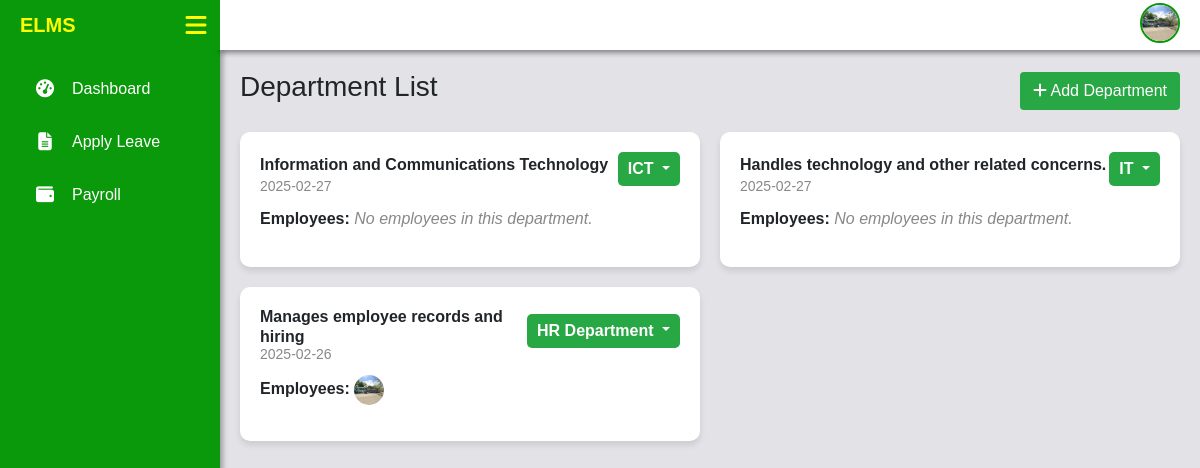
Page /admin/departments.php (signed in) on the committed database.
### tables this page shows
CREATE TABLE `users` (
  `user_id` int(11) NOT NULL,
  `first_name` varchar(50) NOT NULL,
  `middle_name` varchar(50) DEFAULT NULL,
  `last_name` varchar(50) NOT NULL,
  `email` varchar(100) NOT NULL,
  `password` varchar(255) NOT NULL,
  `role` enum('Admin','Employee') NOT NULL,
  `gender` enum('Male','Female') NOT NULL,
  `phone` varchar(20) DEFAULT NULL,
  `address` text DEFAULT NULL,
  `birthdate` date DEFAULT NULL,
  `employment_start_date` date DEFAULT NULL,
  `employment_end_date` date DEFAULT NULL,
  `department_id` int(11) DEFAULT NULL,
  `created_at` timestamp NOT NULL DEFAULT current_timestamp(),
  `profile_picture` varchar(255) DEFAULT NULL,
  `employee_type` varchar(50) NOT NULL,
  `salary` decimal(10,2) NOT NULL DEFAULT 0.00,
  `leave_balance` int(11) NOT NULL DEFAULT 0,
  `reset_token` varchar(64) DEFAULT NULL,
  `token_expiry` datetime DEFAULT NULL
);

CREATE TABLE `departments` (
  `id` int(11) NOT NULL,
  `department_name` varchar(100) NOT NULL,
  `department_description` text DEFAULT NULL,
  `created_at` timestamp NOT NULL DEFAULT current_timestamp()
);

### admin/departments.php (the view, shortened to what this page needs)
<?php
    include '../db.php';
    include '../includes/navbar.php';
    $stmt = $pdo->prepare("SELECT * FROM departments ORDER BY created_at DESC");
    $stmt->execute();
    $departments = $stmt->fetchAll(PDO::FETCH_ASSOC);
?>
<!DOCTYPE html>
<html lang="en">
<head>
    <link href="https://cdn.jsdelivr.net/npm/bootstrap@5.1.3/dist/css/bootstrap.min.css" rel="stylesheet">
    <link rel="stylesheet" href="https://cdnjs.cloudflare.com/ajax/libs/font-awesome/6.4.2/css/all.min.css">
</head>
<body>
    <div class="content" id="content">
        <div class="header-container">
            <h3>Department List</h3>
            <button type="button" class="btn btn-add-department" data-bs-toggle="modal" data-bs-target="#addDepartmentModal"><i class="fas fa-plus"></i> Add Department</button>
        </div>
        <div class="department-cards">
            <?php foreach ($departments as $department): ?>
                <div class="department-card">
                    <div class="d-flex justify-content-between align-items-center">
                        <h6><?php echo htmlspecialchars($department['department_description']); ?></h6>
                        <div class="dropdown">
                            <button class="btn dropdown-toggle" type="button" id="dropdownMenuButton<?php echo $department['id']; ?>" data-bs-toggle="dropdown" aria-expanded="false">
                                <?php echo htmlspecialchars($department['department_name']); ?>
                            </button>
                        </div>
                    </div>
                    <p class="created-at"><?php echo date("Y-m-d", strtotime($department['created_at'])); ?></p>
                    <?php
                        $stmt = $pdo->prepare("SELECT * FROM users WHERE department_id = :department_id AND role = 'Employee'");
                        $stmt->execute(['department_id' => $department['id']]);
                        $employees = $stmt->fetchAll(PDO::FETCH_ASSOC);
                    ?>
                    <p><strong>Employees:</strong>
                        <span class="employees-container">
                            <?php if (count($employees) > 0): ?>
                                <?php foreach ($employees as $employee): ?>
                                    <img src="../files/images/<?php echo !empty($employee['profile_picture']) && file_exists("../files/images/" . htmlspecialchars($employee['profile_picture']))
                                        ? htmlspecialchars($employee['profile_picture'])
                                        : "default.png"; ?>"
                                        alt="Profile"
                                        class="employee-img"
                                        data-bs-toggle="tooltip"
                                        data-bs-placement="top"
                                        title="<?php echo htmlspecialchars($employee['first_name'] . ' ' . $employee['last_name']); ?>">
                                <?php endforeach; ?>
                            <?php else: ?>
                                <span class="no-employees">No employees in this department.</span>
                            <?php endif; ?>
                        </span>
                    </p>
                </div>
            <?php endforeach; ?>
        </div>
    </div>
</body>
</html>

### includes/navbar.php (shortened to what this page needs)
<?php
    $role = $_SESSION['role'] ?? 'Employee';
    $email = $_SESSION['email'] ?? '';
    require '../db.php';
    $stmt = $pdo->prepare("SELECT profile_picture FROM users WHERE email = :email");
    $stmt->bindParam(':email', $email, PDO::PARAM_STR);
    $stmt->execute();
    $user = $stmt->fetch(PDO::FETCH_ASSOC);
    $profile_picture = $user['profile_picture'] ?? 'default.png';
    $protocol = isset($_SERVER['HTTPS']) && $_SERVER['HTTPS'] === 'on' ? "https://" : "http://";
    $host = $_SERVER['HTTP_HOST'];
    $basePath = ($role === 'Admin') ? "/elmsv2/admin/" : "/elmsv2/employee/";
    $dashboard_link = $protocol . $host . $basePath . 'dashboard.php';
?>
<!DOCTYPE html>
<html lang="en">
<head>
    <link rel="stylesheet" href="https://cdnjs.cloudflare.com/ajax/libs/font-awesome/6.5.1/css/all.min.css">
</head>
<body>
    <aside class="sidebar" id="sidebar">
        <ul>
            <li><a href="<?= $dashboard_link; ?>"><i class="fas fa-tachometer-alt"></i> Dashboard</a></li>
            <?php if ($role == 'Admin'): ?>
                <li><a href="../admin/departments.php"><i class="fas fa-building"></i> Departments</a></li>
                <li><a href="../admin/manage_employees.php"><i class="fas fa-users"></i> Manage Staff</a></li>
                <li><a href="../admin/manage_leave.php"><i class="fas fa-calendar-check"></i> Manage Leave</a></li>
                <li><a href="../admin/manage_payroll.php"><i class="fas fa-file-invoice-dollar"></i> Manage Payroll</a></li>
                <!-- <li><a href="../admin/manage_attendance.php"><i class="fas fa-user-clock"></i> Attendance</a></li>
                <li><a href="../admin/settings.php"><i class="fas fa-cogs"></i> Settings</a></li> -->
            <?php elseif ($role == 'Employee'): ?>
                <li><a href="../employee/apply_leave.php"><i class="fas fa-file-alt"></i> Apply Leave</a></li>
                <li><a href="../employee/payroll.php"><i class="fas fa-wallet"></i> Payroll</a></li>
            <?php endif; ?>
        </ul>
    </aside>
    <div class="topbar" id="topbar">
        <div class="logo">ELMS</div>
        <i class="fa-solid fa-bars menu-icon" id="menuIcon"></i>
    </div>
    <div class="profile-picture-container" id="profileDropdown">
        <img src="../files/images/<?php echo htmlspecialchars($profile_picture); ?>" alt="Profile" class="profile-img">
    </div>
</body>
</html>

### includes/fade_in.php (style rules this page uses)
body { opacity: 0; transition: opacity 1s ease-in; }
body.fade-in { opacity: 1; }

### includes/navbar.php (style rules this page uses)
body { margin: 0; font-family: Arial, sans-serif; }
.topbar { height: 50px; width: calc(100% + 220px); background: linear-gradient(to right, #0a990a 220px, white 220px); color: yellow; display: flex; align-items: center; padding: 0 20px; position: fixed; left: 0; transition: transform 0.3s ease-in-out; box-shadow: 220px 3px 5px rgba(0, 0, 0, 0.4); z-index: 1000; }
.logo { font-size: 20px; font-weight: bold; margin-right: 110px; }
.menu-icon { font-size: 24px; cursor: pointer; transition: transform 0.3s ease-in-out; }
.profile-picture-container { position: fixed; right: 20px; cursor: pointer; top: 2.5px; transition: right 0.3s ease-in-out; z-index: 1001; }
.profile-img { width: 40px; height: 40px; border-radius: 50%; object-fit: cover; border: 2px solid #0a990a; }
.sidebar { display: block; width: 220px; height: 100vh; background-color: #0a990a; color: yellow; position: fixed; left: 0; top: 0; padding-top: 60px; transition: transform 0.3s ease-in-out; box-shadow: 3px 0 5px rgba(0, 0, 0, 0.3); z-index: 1000; }
.sidebar ul { list-style: none; padding: 0; }
.sidebar ul li { padding: 12px 20px; margin: 5px 10px; cursor: pointer; border-radius: 5px; display: flex; align-items: center; transition: background 0.3s ease-in-out; z-index: 1000; }
.sidebar ul li a { color: white; text-decoration: none; font-size: 16px; display: flex; align-items: center; width: 100%; }
.sidebar ul li i { width: 30px; text-align: center; margin-right: 12px; font-size: 18px; }

### admin/departments.php (style rules this page uses)
body { margin: 0; font-family: Arial, sans-serif; overflow-y: auto; background-color: #e2e2e7; }
.content { margin-left: 220px; padding: 70px 20px 20px 20px; transition: margin-left 0.3s ease-in-out; }
.header-container { display: flex; justify-content: space-between; align-items: center; margin-bottom: 20px; }
.btn-add-department { background-color: #28a745; color: #fff; }
.department-cards { display: grid; grid-template-columns: repeat(auto-fill, minmax(450px, 1fr)); gap: 20px; }
.department-card { background-color: #fff; border-radius: 10px; padding: 20px; box-shadow: 0 4px 6px rgba(0, 0, 0, 0.1); position: relative; }
.department-card h6 { font-weight: bold; }
.created-at { font-size: 14px; color: #888; margin-bottom: 10px; margin-top: -10px; }
.employees-container { display: inline-flex; align-items: center; gap: 10px; vertical-align: middle; }
.employee-img { width: 30px; height: 30px; border-radius: 50%; object-fit: cover; }
.dropdown .btn { background-color: #28a745; color: white; font-weight: bold; border: none; padding: 5px 10px; border-radius: 5px; max-width: 180px; overflow: hidden; text-overflow: ellipsis; display: inline-block; }
.no-employees { color: #888; font-style: italic; }

### rows in the picture
users: profile_picture (picture)
departments: department_description "Information and Communications Technology", department_name "ICT", created_at "2025-02-27", shows "No employees in this department."
departments: department_description "Handles technology and other related concerns.", department_name "IT", created_at "2025-02-27", shows "No employees in this department."
departments: department_description "Manages employee records and hiring", department_name "HR Department", created_at "2025-02-26"
